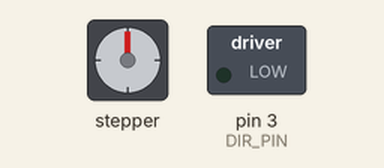
Bench run of a sketch on a simulated Arduino Uno, built with avr-gcc and run on an emulated ATmega328P. On the bench: stepper motor, switched loads named in the sketch (green lamp = pin HIGH). Stepper angles assume 2048 steps per turn.

Above: at 0.05 s.
At 0.65 s:
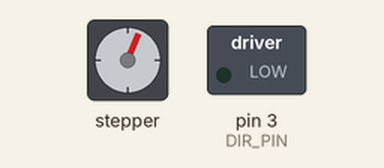
At 1.9 s:
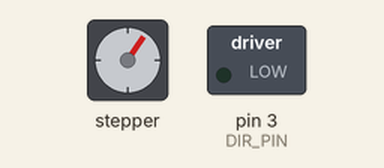
Timing chart, 0 to 4.5 s (numbered marks = the images above):
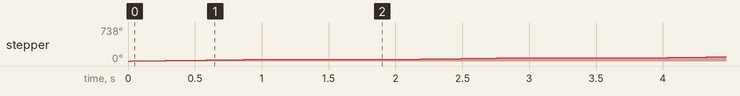

Measured:
- by itself, stepper: turns 35° clockwise in 0.91 s, repeating every 1.9 s

The sketch:

Wind_Warp.ino
```cpp
/*
  Stepper Motor Demonstration 1
  Stepper-Demo1.ino
  Demonstrates 28BYJ-48 Unipolar Stepper with ULN2003 Driver
  Uses Arduino Stepper Library

  DroneBot Workshop 2018
  https://dronebotworkshop.com
*/

//Include the Arduino Stepper Library
#include <Stepper.h>

// Define Constants

// Number of steps per internal motor revolution
const float STEPS_PER_REV = 32;

//  Amount of Gear Reduction
const float GEAR_RED = 64;

// Number of steps per geared output rotation
const float STEPS_PER_OUT_REV = STEPS_PER_REV * GEAR_RED;

// Define Variables

// Number of Steps Required
int StepsRequired;

// Create Instance of Stepper Class
// Specify Pins used for motor coils
// The pins used are 8,9,10,11
// 6 7 8 9
// Connected to ULN2003 Motor Driver In1, In2, In3, In4
// Pins entered in sequence 1-3-2-4 for proper step sequencing

Stepper warp(STEPS_PER_REV, 9, 11, 10, 12);
Stepper weave(STEPS_PER_REV, 5, 7, 6, 8);
#define DIR_PIN 3
#define HEDDLE_STEP_PIN 4
#define SHUTTLE_STEP_PIN 2
int x;
#define BAUD (9600)
#define HEDDLE_FRONT_STOP_PIN A0
#define HEDDLE_BACK_STOP_PIN A0
#define SHUTTLE_STOP_PIN A1
#define STEP_DLY 1
#define SHUTTLE_STEP_DLY 1

int speed = 500;
void setup()
{
// Nothing  (Stepper Library sets pins as outputs)
  Serial.begin(BAUD);
  pinMode(HEDDLE_STEP_PIN,OUTPUT); // Heddlie Step
  pinMode(SHUTTLE_STEP_PIN,OUTPUT); // Shuttle Step
  pinMode(DIR_PIN,OUTPUT); // Dir

 //move_heddle_to_middle();
 //moveHeddleToMiddle();
}

void loop()
{

  //beatWeft();

  windWarp(200);

  delay(1000);

}

void beatWeft(void) {
  for (int i = 0; i < 20; i++) {
  windWarp(200);
  unwindWeave(200);
  }
  for (int i = 0; i < 20; i++) {
  unwindWarp(150);
  windWeave(200);
  }
}


void stepHeddleBwd(int steps) {
  digitalWrite(DIR_PIN,HIGH); // ccw direction
  for (int i = 0; i < steps; i++) {
    digitalWrite(HEDDLE_STEP_PIN,HIGH); // Output high
    //delay(10); // Wait
    digitalWrite(HEDDLE_STEP_PIN,LOW); // Output low
    delay(STEP_DLY);
  }
}

void step_shuttle_right(int steps) {
  digitalWrite(DIR_PIN,HIGH); // ccw direction
  for (int i = 0; i < steps; i++) {
    digitalWrite(SHUTTLE_STEP_PIN,HIGH); // Output high
    //delay(10); // Wait
    digitalWrite(SHUTTLE_STEP_PIN,LOW); // Output low
    delay(SHUTTLE_STEP_DLY);
  }
}


void stepHeddleFwd(int steps) {
  digitalWrite(DIR_PIN,LOW); // cw direction
  for (int i = 0; i < steps; i++) {
    digitalWrite(HEDDLE_STEP_PIN,HIGH); // Output high
    //delay(10); // Wait
    digitalWrite(HEDDLE_STEP_PIN,LOW); // Output low
    delay(STEP_DLY);
  }
}

void step_shuttle_left(int steps) {
  digitalWrite(DIR_PIN,LOW); // cw direction
  for (int i = 0; i < steps; i++) {
    digitalWrite(SHUTTLE_STEP_PIN,HIGH); // Output high
    //delay(10); // Wait
    digitalWrite(SHUTTLE_STEP_PIN,LOW); // Output low
    delay(SHUTTLE_STEP_DLY);
  }
}

void windWarp(int steps) {
  warp.setSpeed(400);
  warp.step(steps);
}

void unwindWarp(int steps) {

  warp.setSpeed(500);
  warp.step(-steps);
}

void unwindWeave(int steps) {

  weave.setSpeed(400);
  weave.step(steps);
}

void windWeave(int steps) {
  weave.setSpeed(500);
  weave.step(-steps);
}

void move_heddle_to_front_stop(void) {
  int limit_switch_value = analogRead(HEDDLE_FRONT_STOP_PIN);

  while (limit_switch_value > 100) {
    stepHeddleFwd(1);
    limit_switch_value = analogRead(HEDDLE_FRONT_STOP_PIN);
  }
  //stepHeddleFwd(70);
}

void move_shuttle_to_left_stop(void) {
  int stop_pin = analogRead(SHUTTLE_STOP_PIN);

  while (stop_pin > 100) {
    step_shuttle_left(1);
    stop_pin = analogRead(SHUTTLE_STOP_PIN);
  }
  //step_shuttle_cw(70);
}


void move_to_bwd_stop(void) {
  int ccw_value = analogRead(HEDDLE_BACK_STOP_PIN);

  while (ccw_value > 100) {
    stepHeddleBwd(1);
    ccw_value = analogRead(HEDDLE_BACK_STOP_PIN);
  }
}

void moveHeddleToMiddle(void) {
  move_heddle_to_front_stop();
  stepHeddleBwd(240);
}
```
